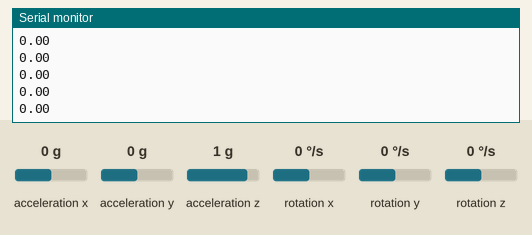
The sketch below on a simulated Arduino Uno, built with avr-gcc and run on an emulated ATmega328P. On the bench: the last lines printed to the serial monitor. The test bench sets the inputs (shaded band); at power-on: acceleration z 1 g, acceleration y 0 g, acceleration x 0 g, rotation x 0 °/s, rotation y 0 °/s, rotation z 0 °/s.

Above: at 1.2 s.
1.3 s: acceleration z set to 0 g
At 2.0 s:
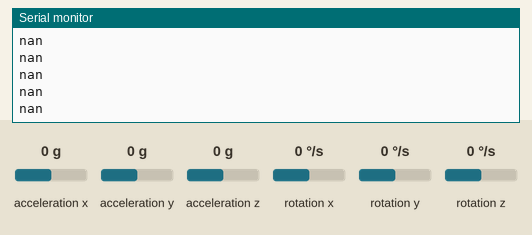
3.2 s: acceleration y set to -1.4 g
At 4.3 s:
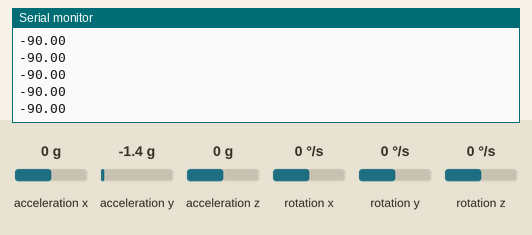
4.7 s: acceleration x set to -1.4 g
At 5.3 s:
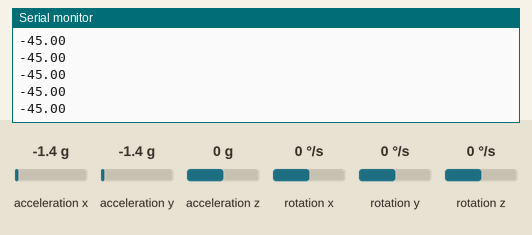
Timing chart, 0 to 7.7 s (numbered marks = the images above; inputs shaded):
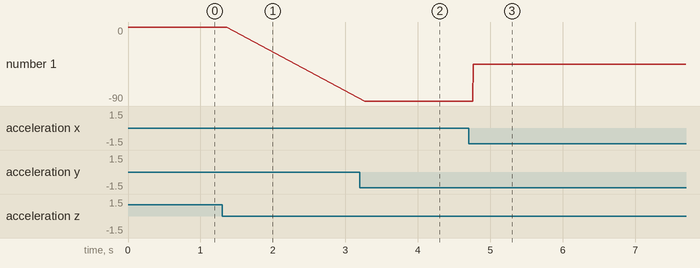

Measured:
- after the input at 1.3 s, the serial monitor: prints a new line after 0.07 s (image 1)
- after the input at 3.2 s, the serial monitor: prints a new line after 0.07 s (image 2)
- after the input at 4.7 s, the serial monitor: prints a new line after 0.07 s (image 3)
- plotted number 1: 0 → -90 after the input at 3.2 s, -90 → -45 after the input at 4.7 s

The sketch:

takeoff_mode.ino
```cpp
/*
author: Andres Sandoval
date: 7/29/2020

code to command uav using pilot control (transmitter + receiver) and feedback control
using an mpu6050. Requires IC2dev, MPU6050, Wire, and Servo libraries.
 */

#include <MPU6050.h>

// sensor offsets
float accel_x, gyro_x;
float accel_y, gyro_y;
float accel_z, gyro_z;
const float accel_correction = 16384;
const float gyro_correction = 131;
float phi, theta, p, q, r, a_x, a_y, a_z;

MPU6050 accelgyro;

int16_t ax, ay, az;
int16_t gx, gy, gz;

#define OUTPUT_READABLE_ACCELGYRO

void setup() {
  Serial.begin(9600);
  accelgyro.initialize();
  accelgyro.CalibrateGyro();
  accelgyro.CalibrateAccel();
  accel_x = accelgyro.getXAccelOffset();
  accel_y = accelgyro.getYAccelOffset();
  accel_z = accelgyro.getZAccelOffset();
  gyro_x = accelgyro.getXGyroOffset();
  gyro_y = accelgyro.getYGyroOffset();
  gyro_z = accelgyro.getZGyroOffset();
  accelgyro.setXAccelOffset(accel_x);
  accelgyro.setYAccelOffset(accel_y);
  accelgyro.setZAccelOffset(accel_z);
  accelgyro.setXGyroOffset(gyro_x);
  accelgyro.setYGyroOffset(gyro_y);
  accelgyro.setZGyroOffset(gyro_z);
}
void loop() {

  // read raw accel/gyro measurements from device
  accelgyro.getMotion6(&ax, &ay, &az, &gx, &gy, &gz);

  // dynamics
  a_x = float(ax) / accel_correction;
  a_y = float(ay) / accel_correction;
  a_z = float(az) / accel_correction;
  p = float(gx) / gyro_correction;
  q = float(gy) / gyro_correction;
  r = float(gz) / gyro_correction;
  phi = (atan(a_y / sqrt(pow(a_x, 2) + pow(a_z, 2))) * 180 / PI);
  theta = (atan(-1 * a_x / sqrt(pow(a_x, 2) + pow(a_z, 2))) * 180 / PI);

  // command servos
  Serial.println(phi);
}
```
